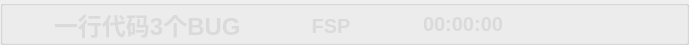
        <widget class="QGroupBox" name="groupBox">
         <property name="minimumSize">
          <size>
           <width>0</width>
           <height>45</height>
          </size>
         </property>
         <property name="maximumSize">
          <size>
           <width>16777215</width>
           <height>45</height>
          </size>
         </property>
         <property name="styleSheet">
          <string notr="true">#groupBox{
background-color: rgba(75, 75, 75, 200);
border: 0px solid #42adff;
border-left: 0px solid rgba(29, 83, 185, 255);
border-right: 0px solid rgba(29, 83, 185, 255);
border-bottom: 1px solid rgba(200, 200, 200,100);
;
border-radius:0px;}</string>
         </property>
         <property name="title">
          <string/>
         </property>
         <layout class="QHBoxLayout" name="horizontalLayout">
          <property name="spacing">
           <number>0</number>
          </property>
          <property name="topMargin">
           <number>0</number>
          </property>
          <property name="bottomMargin">
           <number>0</number>
          </property>
          <item>
           <widget class="QLabel" name="label_7">
            <property name="minimumSize">
             <size>
              <width>40</width>
              <height>40</height>
             </size>
            </property>
            <property name="maximumSize">
             <size>
              <width>40</width>
              <height>40</height>
             </size>
            </property>
            <property name="text">
             <string/>
            </property>
            <property name="pixmap">
             <pixmap resource="../apprcc.qrc">:/img/icon/笑脸.png</pixmap>
            </property>
           </widget>
          </item>
          <item>
           <widget class="QLabel" name="label_4">
            <property name="styleSheet">
             <string notr="true">QLabel
{
	font-size: 24px;
	font-family: &quot;Microsoft YaHei&quot;;
	font-weight: bold;
 		border-radius:9px;
		background:rgba(66, 195, 255, 0);
color: rgb(218, 218, 218);
}
</string>
            </property>
            <property name="text">
             <string>一行代码3个BUG</string>
            </property>
           </widget>
          </item>
          <item>
           <spacer name="horizontalSpacer">
            <property name="orientation">
             <enum>Qt::Horizontal</enum>
            </property>
            <property name="sizeHint" stdset="0">
             <size>
              <width>40</width>
              <height>20</height>
             </size>
            </property>
           </spacer>
          </item>
          <item>
           <widget class="QLabel" name="fps_label">
            <property name="minimumSize">
             <size>
              <width>100</width>
              <height>40</height>
             </size>
            </property>
            <property name="maximumSize">
             <size>
              <width>60</width>
              <height>40</height>
             </size>
            </property>
            <property name="styleSheet">
             <string notr="true">QLabel
{
	font-size: 20px;
	font-family: &quot;Microsoft YaHei&quot;;
	font-weight: bold;
 		border-radius:9px;
		background:rgba(66, 195, 255, 0);
color: rgb(218, 218, 218);
}
</string>
            </property>
            <property name="text">
             <string>FSP</string>
            </property>
            <property name="alignment">
             <set>Qt::AlignCenter</set>
            </property>
           </widget>
          </item>
          <item>
           <spacer name="horizontalSpacer_2">
            <property name="orientation">
             <enum>Qt::Horizontal</enum>
            </property>
            <property name="sizeHint" stdset="0">
             <size>
              <width>40</width>
              <height>20</height>
             </size>
            </property>
           </spacer>
          </item>
          <item>
           <widget class="QTimeEdit" name="timeEdit">
            <property name="minimumSize">
             <size>
              <width>60</width>
              <height>30</height>
             </size>
            </property>
            <property name="styleSheet">
             <string notr="true">font-size: 20px;
font-family: &quot;Microsoft YaHei&quot;;
font-weight: bold;
border-radius:9px;
background:rgba(66, 195, 255, 0);
color: rgb(218, 218, 218);

</string>
            </property>
           </widget>
          </item>
          <item>
           <layout class="QHBoxLayout" name="horizontalLayout_5">
            <property name="spacing">
             <number>0</number>
            </property>
            <item>
             <widget class="QPushButton" name="minButton">
              <property name="minimumSize">
               <size>
                <width>50</width>
                <height>28</height>
               </size>
              </property>
              <property name="maximumSize">
               <size>
                <width>50</width>
                <height>28</height>
               </size>
              </property>
              <property name="styleSheet">
               <string notr="true">QPushButton {
border-style: solid;
border-width: 0px;
border-radius: 0px;
background-color: rgba(223, 223, 223, 0);}
QPushButton::focus{outline: none;}
QPushButton::hover {
border-style: solid;
border-width: 0px;
border-radius: 0px;
background-color: rgba(223, 223, 223, 150);}</string>
              </property>
              <property name="text">
               <string/>
              </property>
              <property name="icon">
               <iconset resource="../apprcc.qrc">
                <normaloff>:/img/icon/最小化.png</normaloff>:/img/icon/最小化.png</iconset>
              </property>
             </widget>
            </item>
            <item>
             <widget class="QPushButton" name="maxButton">
              <property name="minimumSize">
               <size>
                <width>50</width>
                <height>28</height>
               </size>
              </property>
              <property name="maximumSize">
               <size>
                <width>50</width>
                <height>28</height>
               </size>
              </property>
              <property name="styleSheet">
               <string notr="true">QPushButton {
border-style: solid;
border-width: 0px;
border-radius: 0px;
background-color: rgba(223, 223, 223, 0);}
QPushButton::focus{outline: none;}
QPushButton::hover {
border-style: solid;
border-width: 0px;
border-radius: 0px;
background-color: rgba(223, 223, 223, 150);}</string>
              </property>
              <property name="text">
               <string/>
              </property>
              <property name="icon">
               <iconset resource="../apprcc.qrc">
                <normaloff>:/img/icon/正方形.png</normaloff>
                <activeon>:/img/icon/还原.png</activeon>
                <selectedon>:/img/icon/还原.png</selectedon>:/img/icon/正方形.png</iconset>
              </property>
              <property name="checkable">
               <bool>true</bool>
              </property>
             </widget>
            </item>
            <item>
             <widget class="QPushButton" name="closeButton">
              <property name="minimumSize">
               <size>
                <width>50</width>
                <height>28</height>
               </size>
              </property>
              <property name="maximumSize">
               <size>
                <width>50</width>
                <height>28</height>
               </size>
              </property>
              <property name="styleSheet">
               <string notr="true">QPushButton {
border-style: solid;
border-width: 0px;
border-radius: 0px;
background-color: rgba(223, 223, 223, 0);}
QPushButton::focus{outline: none;}
QPushButton::hover {
border-style: solid;
border-width: 0px;
border-radius: 0px;
background-color: rgba(223, 223, 223, 150);}</string>
              </property>
              <property name="text">
               <string/>
              </property>
              <property name="icon">
               <iconset resource="../apprcc.qrc">
                <normaloff>:/img/icon/关闭.png</normaloff>:/img/icon/关闭.png</iconset>
              </property>
             </widget>
            </item>
           </layout>
          </item>
         </layout>
        </widget>
